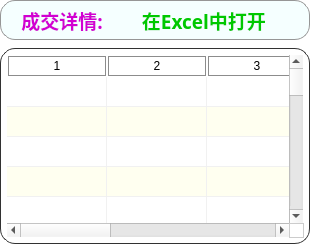
                           <widget class="QFrame" name="frame_10">
                            <property name="sizePolicy">
                             <sizepolicy hsizetype="Expanding" vsizetype="Minimum">
                              <horstretch>0</horstretch>
                              <verstretch>0</verstretch>
                             </sizepolicy>
                            </property>
                            <property name="maximumSize">
                             <size>
                              <width>16777215</width>
                              <height>16777215</height>
                             </size>
                            </property>
                            <property name="styleSheet">
                             <string notr="true">QFrame {
	background-color:rgb(255, 255, 255);
	border-radius: 20px;
}

</string>
                            </property>
                            <property name="frameShape">
                             <enum>QFrame::StyledPanel</enum>
                            </property>
                            <property name="frameShadow">
                             <enum>QFrame::Raised</enum>
                            </property>
                            <layout class="QVBoxLayout" name="verticalLayout_6">
                             <property name="spacing">
                              <number>8</number>
                             </property>
                             <property name="leftMargin">
                              <number>0</number>
                             </property>
                             <property name="topMargin">
                              <number>0</number>
                             </property>
                             <property name="rightMargin">
                              <number>0</number>
                             </property>
                             <property name="bottomMargin">
                              <number>4</number>
                             </property>
                             <item>
                              <widget class="QFrame" name="frame_15">
                               <property name="minimumSize">
                                <size>
                                 <width>0</width>
                                 <height>40</height>
                                </size>
                               </property>
                               <property name="maximumSize">
                                <size>
                                 <width>16777215</width>
                                 <height>40</height>
                                </size>
                               </property>
                               <property name="styleSheet">
                                <string notr="true">QFrame {
	
	background-color: rgb(245, 255, 255);
	border: 1px solid rgb(150, 150, 150);
	border-radius: 15px;
}
QFrame:hover {
	border: 2px solid rgb(0, 0, 0);
}</string>
                               </property>
                               <property name="frameShape">
                                <enum>QFrame::StyledPanel</enum>
                               </property>
                               <property name="frameShadow">
                                <enum>QFrame::Raised</enum>
                               </property>
                               <layout class="QHBoxLayout" name="horizontalLayout_8">
                                <property name="leftMargin">
                                 <number>20</number>
                                </property>
                                <property name="topMargin">
                                 <number>0</number>
                                </property>
                                <property name="rightMargin">
                                 <number>20</number>
                                </property>
                                <property name="bottomMargin">
                                 <number>0</number>
                                </property>
                                <item alignment="Qt::AlignLeft">
                                 <widget class="QLabel" name="label_22">
                                  <property name="font">
                                   <font>
                                    <family>等线</family>
                                    <pointsize>14</pointsize>
                                    <italic>false</italic>
                                    <bold>true</bold>
                                   </font>
                                  </property>
                                  <property name="styleSheet">
                                   <string notr="true">QFrame {
	border: none;
	border-radius: 15px;
	background-color: none;	
	color: rgb(210, 0, 210);
	font: 700 14pt &quot;等线&quot;;
}
</string>
                                  </property>
                                  <property name="text">
                                   <string>成交详情:</string>
                                  </property>
                                  <property name="alignment">
                                   <set>Qt::AlignCenter</set>
                                  </property>
                                 </widget>
                                </item>
                                <item alignment="Qt::AlignRight|Qt::AlignVCenter">
                                 <widget class="QPushButton" name="Btn_opne_in_excel1">
                                  <property name="minimumSize">
                                   <size>
                                    <width>180</width>
                                    <height>30</height>
                                   </size>
                                  </property>
                                  <property name="maximumSize">
                                   <size>
                                    <width>180</width>
                                    <height>30</height>
                                   </size>
                                  </property>
                                  <property name="font">
                                   <font>
                                    <family>等线</family>
                                    <pointsize>14</pointsize>
                                    <italic>false</italic>
                                    <bold>true</bold>
                                   </font>
                                  </property>
                                  <property name="styleSheet">
                                   <string notr="true">QPushButton {
	border: none;
	background-color: none;
	
	color: rgb(0, 200, 0);
	
	font: 700 14pt &quot;等线&quot;;
	border-radius: 13px;
}

QPushButton:hover {
	border-left: 3px solid rgb(0, 200, 0);
	border-right: 3px solid rgb(0, 200, 0);
}

QPushButton:pressed {
	background-color: rgb(125, 125, 125);
}</string>
                                  </property>
                                  <property name="text">
                                   <string>  在Excel中打开</string>
                                  </property>
                                  <property name="icon">
                                   <iconset resource="../resource.qrc">
                                    <normaloff>:/图标/icons/Excel.svg</normaloff>:/图标/icons/Excel.svg</iconset>
                                  </property>
                                  <property name="iconSize">
                                   <size>
                                    <width>20</width>
                                    <height>20</height>
                                   </size>
                                  </property>
                                 </widget>
                                </item>
                               </layout>
                              </widget>
                             </item>
                             <item>
                              <widget class="QFrame" name="frame_29">
                               <property name="styleSheet">
                                <string notr="true">QFrame {	
	background-color: rgb(255, 255, 255);
	border: 1px solid rgb(50, 50, 50);
	border-radius: 15px;
}
QFrame:hover {
	border: 2px solid rgb(0, 0, 0);
}</string>
                               </property>
                               <property name="frameShape">
                                <enum>QFrame::StyledPanel</enum>
                               </property>
                               <property name="frameShadow">
                                <enum>QFrame::Raised</enum>
                               </property>
                               <layout class="QVBoxLayout" name="verticalLayout_26">
                                <property name="spacing">
                                 <number>1</number>
                                </property>
                                <property name="leftMargin">
                                 <number>1</number>
                                </property>
                                <property name="topMargin">
                                 <number>1</number>
                                </property>
                                <property name="rightMargin">
                                 <number>1</number>
                                </property>
                                <property name="bottomMargin">
                                 <number>1</number>
                                </property>
                                <item>
                                 <widget class="QFrame" name="frame_65">
                                  <property name="styleSheet">
                                   <string notr="true">QFrame {
	
	background-color: rgb(255, 255, 255);
	border: none;
	border-radius: 15px;
}
QFrame:hover {
	border: none;
}</string>
                                  </property>
                                  <property name="frameShape">
                                   <enum>QFrame::StyledPanel</enum>
                                  </property>
                                  <property name="frameShadow">
                                   <enum>QFrame::Raised</enum>
                                  </property>
                                  <layout class="QHBoxLayout" name="horizontalLayout_37">
                                   <property name="spacing">
                                    <number>0</number>
                                   </property>
                                   <property name="leftMargin">
                                    <number>0</number>
                                   </property>
                                   <property name="topMargin">
                                    <number>0</number>
                                   </property>
                                   <property name="rightMargin">
                                    <number>0</number>
                                   </property>
                                   <property name="bottomMargin">
                                    <number>0</number>
                                   </property>
                                   <item>
                                    <widget class="QTableWidget" name="tableWidget_deal_detials">
                                     <property name="font">
                                      <font>
                                       <family>等线</family>
                                       <pointsize>10</pointsize>
                                       <italic>false</italic>
                                       <bold>false</bold>
                                      </font>
                                     </property>
                                     <property name="cursor" stdset="0">
                                      <cursorShape>PointingHandCursor</cursorShape>
                                     </property>
                                     <property name="mouseTracking">
                                      <bool>true</bool>
                                     </property>
                                     <property name="styleSheet">
                                      <string notr="true">QTableWidget{
font: 10pt &quot;等线&quot;;
color:rgb(0, 0, 0);
background-color: rgb(255,255,255);
alternate-background-color: rgb(255, 255, 240);
gridline-color:rgba(240, 240, 240, 240);
border: 1px;
padding: 5px 5px 5px 5px;
}
QTableWidget:hover{
border: none;
}
QTableWidget::item {
text-align:left;
background-color: transparent;
border: none;
border-radius: none;
}
/*选中item*/
QTableWidget::item:selected{
font: 700 12pt &quot;等线&quot;;
color: rgb(0, 255, 0);
background:rgb(140, 140, 140);
border: 1px solid rgba(0, 0, 0, 200);
}
/*
悬浮item*/
QTableWidget::item:hover{
color:rgb(0, 255, 0);
background:rgb(18, 180, 180);
}
/*表头*/
QHeaderView::section:horizontal{
font: 700 10pt &quot;等线&quot;;
color: rgb(0, 0, 0);
text-align:center;
border: 1px solid rgb(140, 140, 140);
background-color: rgb(255, 255, 255);
border-radius: none;
margin:1px;
}
QHeaderView::section:hover:horizontal{
border: 1px solid rgba(140, 140, 140, 160);
background-color: rgb(240, 240, 240);
}
QHeaderView::section:vertical{
font: 700 14pt &quot;等线&quot;;
color: rgb(0, 0, 0);
text-align: right;
border: 1px solid rgba(140, 140, 140, 60);
background-color: rgb(240, 240, 240);
border-radius: none;
margin:1px;
}
QHeaderView::section:hover:vertical{
border: 1px solid rgba(140, 140, 140, 160);
background-color: rgba(255, 255, 0, 150);
}
/*表头最左上角的方块*/
QTableCornerButton:section{
text-align:center;
border: 1px solid rgba(140, 140, 140, 60);
background-color: rgb(180, 180, 180);
margin:1px;
color:rgb(255, 255, 255)
}
QTableCornerButton::section:hover{
border: 1px solid rgba(140, 140, 140, 160);
background-color: rgba(255, 255, 0, 50);
}



/*左边和下边的滑动条*/
QScrollBar:horizontal {
    border: none;
    background: rgb(220, 220, 220);
    height: 8px;
    margin: 0px 20px 0 20px;
	border-radius: 3px;
}
QScrollBar::handle:horizontal {
    background:rgb(140, 140, 140);
    min-width: 30px;
	border-radius: 3px
}
/*滑块悬浮，按下*/
QScrollBar::handle:hover:horizontal,QScrollBar::handle:pressed:horizontal{
background:rgb(50, 50, 50);
}
QScrollBar::add-line:horizontal {
    border: none;
	background-color: rgb(160, 160, 160);
    width: 20px;
	border-top-right-radius: 3px;
    border-bottom-right-radius: 3px;
    subcontrol-position: right;
    subcontrol-origin: margin;
}
QScrollBar::sub-line:horizontal {
    border: none;
    
	background-color: rgb(160, 160, 160);
    width: 20px;
	border-top-left-radius: 3px;
    border-bottom-left-radius: 3px;
    subcontrol-position: left;
    subcontrol-origin: margin;
}
QScrollBar::up-arrow:horizontal, QScrollBar::down-arrow:horizontal
{
     background: none;
}
QScrollBar::add-page:horizontal, QScrollBar::sub-page:horizontal
{
     background: none;
}
 QScrollBar:vertical {
	border: none;    
	background-color: rgb(220, 220, 220);
    width: 8px;
    margin: 20px 0 20px 0;
	border-radius: 3px;
 }
 QScrollBar::handle:vertical {	
	background-color: rgb(140, 140, 140);
    min-height: 30px;
	border-radius: 3px
 }
/*滑块悬浮，按下*/
QScrollBar::handle:hover:vertical,QScrollBar::handle:pressed:vertical{
background:rgb(50, 50, 50);
}
 QScrollBar::add-line:vertical {
     border: none;
    
	background-color: rgb(160, 160, 160);
     height: 20px;
	border-bottom-left-radius: 3px;
    border-bottom-right-radius: 3px;
     subcontrol-position: bottom;
     subcontrol-origin: margin;
 }
 QScrollBar::sub-line:vertical {
	border: none;
    background: rgb(160, 160, 160);
     height: 20px;
	border-top-left-radius: 3px;
    border-top-right-radius: 3px;
     subcontrol-position: top;
     subcontrol-origin: margin;
 }
 QScrollBar::up-arrow:vertical, QScrollBar::down-arrow:vertical {
     background: none;
 }

 QScrollBar::add-page:vertical, QScrollBar::sub-page:vertical {
     background: none;
 }

</string>
                                     </property>
                                     <property name="frameShadow">
                                      <enum>QFrame::Raised</enum>
                                     </property>
                                     <property name="verticalScrollBarPolicy">
                                      <enum>Qt::ScrollBarAlwaysOn</enum>
                                     </property>
                                     <property name="horizontalScrollBarPolicy">
                                      <enum>Qt::ScrollBarAlwaysOn</enum>
                                     </property>
                                     <property name="editTriggers">
                                      <set>QAbstractItemView::NoEditTriggers</set>
                                     </property>
                                     <property name="showDropIndicator" stdset="0">
                                      <bool>false</bool>
                                     </property>
                                     <property name="dragEnabled">
                                      <bool>false</bool>
                                     </property>
                                     <property name="dragDropOverwriteMode">
                                      <bool>false</bool>
                                     </property>
                                     <property name="dragDropMode">
                                      <enum>QAbstractItemView::NoDragDrop</enum>
                                     </property>
                                     <property name="defaultDropAction">
                                      <enum>Qt::IgnoreAction</enum>
                                     </property>
                                     <property name="alternatingRowColors">
                                      <bool>true</bool>
                                     </property>
                                     <property name="verticalScrollMode">
                                      <enum>QAbstractItemView::ScrollPerPixel</enum>
                                     </property>
                                     <property name="horizontalScrollMode">
                                      <enum>QAbstractItemView::ScrollPerPixel</enum>
                                     </property>
                                     <property name="sortingEnabled">
                                      <bool>false</bool>
                                     </property>
                                     <property name="rowCount">
                                      <number>100</number>
                                     </property>
                                     <property name="columnCount">
                                      <number>8</number>
                                     </property>
                                     <attribute name="horizontalHeaderMinimumSectionSize">
                                      <number>5</number>
                                     </attribute>
                                     <attribute name="horizontalHeaderDefaultSectionSize">
                                      <number>100</number>
                                     </attribute>
                                     <attribute name="horizontalHeaderShowSortIndicator" stdset="0">
                                      <bool>false</bool>
                                     </attribute>
                                     <attribute name="verticalHeaderVisible">
                                      <bool>false</bool>
                                     </attribute>
                                     <attribute name="verticalHeaderMinimumSectionSize">
                                      <number>30</number>
                                     </attribute>
                                     <attribute name="verticalHeaderDefaultSectionSize">
                                      <number>30</number>
                                     </attribute>
                                     <attribute name="verticalHeaderShowSortIndicator" stdset="0">
                                      <bool>true</bool>
                                     </attribute>
                                     <row/>
                                     <row/>
                                     <row/>
                                     <row/>
                                     <row/>
                                     <row/>
                                     <row/>
                                     <row/>
                                     <row/>
                                     <row/>
                                     <row/>
                                     <row/>
                                     <row/>
                                     <row/>
                                     <row/>
                                     <row/>
                                     <row/>
                                     <row/>
                                     <row/>
                                     <row/>
                                     <row/>
                                     <row/>
                                     <row/>
                                     <row/>
                                     <row/>
                                     <row/>
                                     <row/>
                                     <row/>
                                     <row/>
                                     <row/>
                                     <row/>
                                     <row/>
                                     <row/>
                                     <row/>
                                     <row/>
                                     <row/>
                                     <row/>
                                     <row/>
                                     <row/>
                                     <row/>
                                     <row/>
                                     <row/>
                                     <row/>
                                     <row/>
                                     <row/>
                                     <row/>
                                     <row/>
                                     <row/>
                                     <row/>
                                     <row/>
                                     <row/>
                                     <row/>
                                     <row/>
                                     <row/>
                                     <row/>
                                     <row/>
                                     <row/>
                                     <row/>
                                     <row/>
                                     <row/>
                                     <row/>
                                     <row/>
                                     <row/>
                                     <row/>
                                     <row/>
                                     <row/>
                                     <row/>
                                     <row/>
                                     <row/>
                                     <row/>
                                     <row/>
                                     <row/>
                                     <row/>
                                     <row/>
                                     <row/>
                                     <row/>
                                     <row/>
                                     <row/>
                                     <row/>
                                     <row/>
                                     <row/>
                                     <row/>
                                     <row/>
                                     <row/>
                                     <row/>
                                     <row/>
                                     <row/>
                                     <row/>
                                     <row/>
                                     <row/>
                                     <row/>
                                     <row/>
                                     <row/>
                                     <row/>
                                     <row/>
                                     <row/>
                                     <row/>
                                     <row/>
                                     <row/>
                                     <row/>
                                     <column/>
                                     <column/>
                                     <column/>
                                     <column/>
                                     <column/>
                                     <column/>
                                     <column/>
                                     <column/>
                                    </widget>
                                   </item>
                                  </layout>
                                 </widget>
                                </item>
                               </layout>
                              </widget>
                             </item>
                            </layout>
                           </widget>
